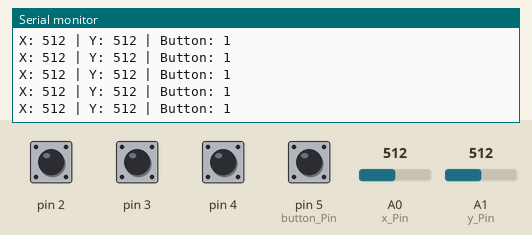
A sketch run on a simulated Arduino Uno, built with avr-gcc and run on an emulated ATmega328P. On the bench: the last lines printed to the serial monitor. The inputs (shaded band) are chosen by the test bench; at power-on: pin 2–4, pin 5 (button_Pin) HIGH, A0 (x_Pin) = 512, A1 (y_Pin) = 512. No radio packets arrive unless stated.

Above: at 1.2 s.
1.3 s: A0 (x_Pin) set to 110
At 2.4 s:
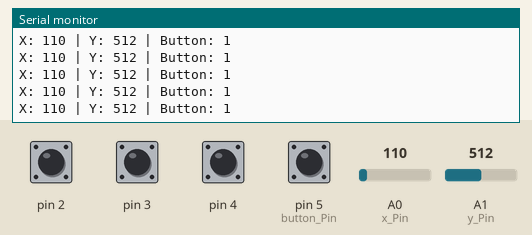
4.3 s: A0 (x_Pin) set to 93
At 5.0 s:
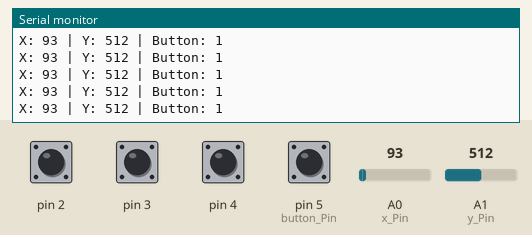
Timing chart, 0 to 7.3 s (numbered marks = the images above; inputs shaded):
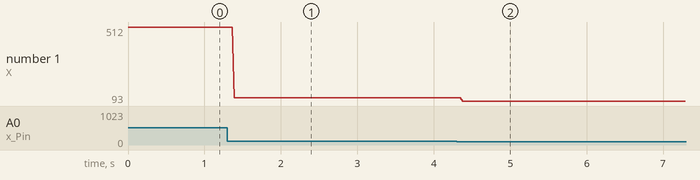

Measured:
- after the input at 1.3 s, the serial monitor: prints a new line after 0.09 s (image 1)
- after the input at 4.3 s, the serial monitor: prints a new line after 0.08 s (image 2)
- plotted number 1: 512 → 110 after the input at 1.3 s, 110 → 93 after the input at 4.3 s

The sketch:

Remote_Control_With_NRF24L01__Transmitter__-_BHEP.ino
```cpp
/* Burung Hantu Electronics Project
 *
 * Remote Control With NRF24L01 PA LNA Communcation Module (Transmitter)
*/

// Library NRF24L01
#include <SPI.h>
#include <nRF24L01.h>
#include <RF24.h>

// Define the pins of NRF24L01
#define CE_PIN   9
#define CSN_PIN 10

// The tx/rx address
const byte rxAddr[6] = "00001";

// Create a Radio
RF24 radio(CE_PIN, CSN_PIN);

// Declaration of the value Transmited
int msg[1];

// Define the KY-023 Joystick pin
int button_Pin = 5;
int x_Pin = A0; //Nama alias pin A1 yaitu xPin
int y_Pin = A1; //Nama aliasa pin A0 yaitu yPin

// Default Value for Joystick
int x_Position = 0;
int y_Position = 0;
int buttonState = 0;

void setup() {
  // Start the serial
  while (!Serial);
  Serial.begin(9600);

  // Start radio
  radio.begin();

  // Power setting. Due to likelihood of close proximity of the devices, set as RF24_PA_MIN (RF24_PA_MAX is default)
  radio.setPALevel(RF24_PA_MIN); // RF24_PA_MIN, RF24_PA_LOW, RF24_PA_HIGH, RF24_PA_MAX

  // Slower data rate for better range
  radio.setDataRate( RF24_250KBPS ); // RF24_250KBPS, RF24_1MBPS, RF24_2MBPS

  // Number of retries and set tx/rx address
  radio.setRetries(15, 15);
  radio.openWritingPipe(rxAddr);

  // Stop listening, so we can send!
  radio.stopListening();

  // Define push button pin
  pinMode(2, INPUT_PULLUP);
  pinMode(3, INPUT_PULLUP);
  pinMode(4, INPUT_PULLUP);

  // Declaration of x_Pin and y_Pin for value
  pinMode(x_Pin, INPUT); pinMode(y_Pin, INPUT);

  // Declaration of button_Pin as input with pull-up condition
  pinMode(button_Pin, INPUT_PULLUP);
}

void loop() {
  // Declaration of push button value
  int pbmaju = digitalRead(2);
  int pbmundur = digitalRead(3);
  int pbled = digitalRead(4);

  // Declaration of joystick value
  x_Position = analogRead(x_Pin); y_Position = analogRead(y_Pin);
  buttonState = digitalRead(button_Pin);

  // Serial print for joystick value
  Serial.print("X: "); Serial.print(x_Position);
  Serial.print(" | Y: "); Serial.print(y_Position);
  Serial.print(" | Button: "); Serial.println(buttonState);

  // If commands
  if (x_Position <= 50) {
    msg[0] = 115;
    radio.stopListening();
    radio.write(msg, 1);
    radio.startListening();
  }
  if (x_Position >= 900) {
    msg[0] = 114;
    radio.stopListening();
    radio.write(msg, 1);
    radio.startListening();
  }
  if (y_Position >= 900) {
    msg[0] = 116;
    radio.stopListening();
    radio.write(msg, 1);
    radio.startListening();
  }
  if (y_Position <= 50) {
    msg[0] = 117;
    radio.stopListening();
    radio.write(msg, 1);
    radio.startListening();
  }
  if (buttonState == LOW) {
    msg[0] = 118;
    radio.stopListening();
    radio.write(msg, 1);
    radio.startListening();
  }
  if (pbmaju == LOW) {
    msg[0] = 111;
    radio.stopListening();
    radio.write(msg, 1);
    radio.startListening();
  }
  if (pbmundur == LOW) {
    msg[0] = 112;
    radio.stopListening();
    radio.write(msg, 1);
    radio.startListening();
  }
  if (pbled == LOW) {
    msg[0] = 113;
    radio.stopListening();
    radio.write(msg, 1);
    radio.startListening();
  }
}
```
